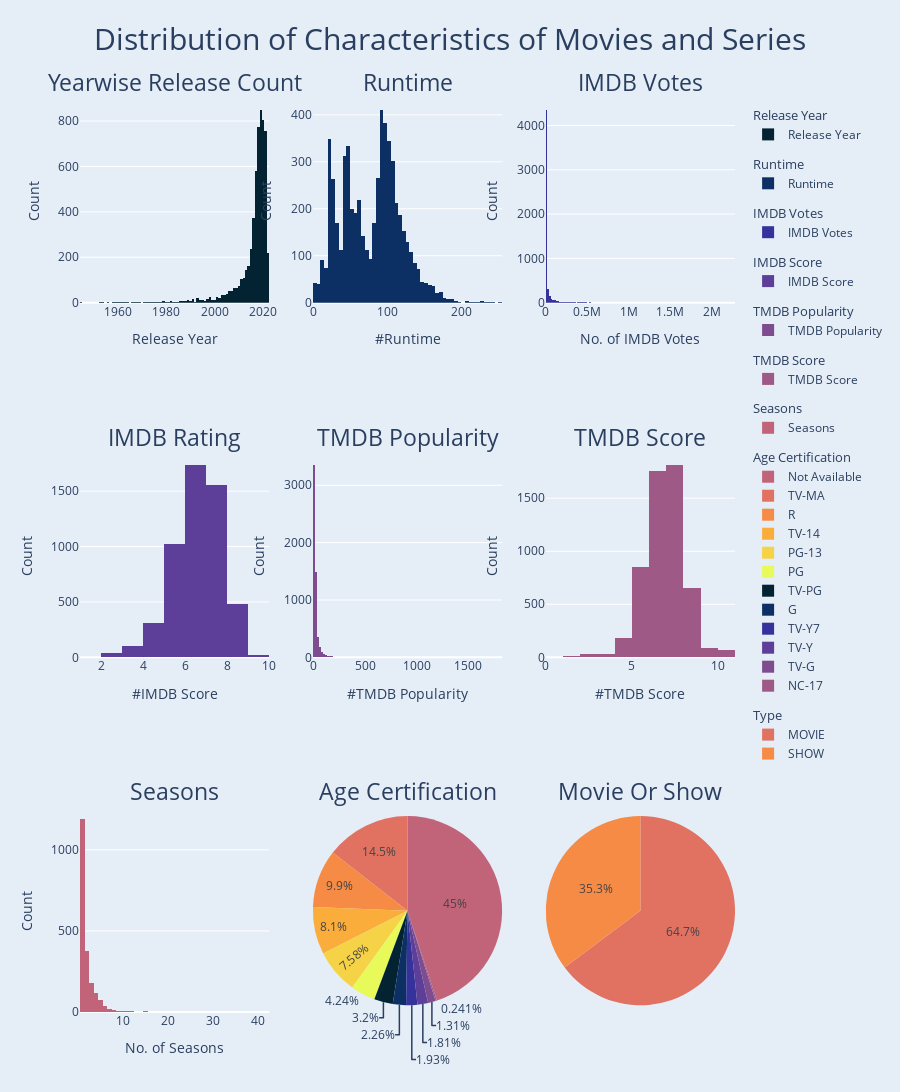

The code cell stored with this chart in its notebook:
### Markdown cell above
### Distribution of All the Features

### Code cell
palette = cycle(px.colors.sequential.thermal)

fig = sp.make_subplots(
    rows=3, cols=3,
    subplot_titles=[
        "Yearwise Release Count",
        "Runtime",
        "IMDB Votes",
        "IMDB Rating",
        "TMDB Popularity",
        "TMDB Score",
        "Seasons",
        "Age Certification",
        "Movie Or Show"],
    specs=[[{"type": "histogram"}, {"type": "histogram"}, {"type": "histogram"}],
           [{"type": "histogram"}, {"type": "histogram"}, {"type": "histogram"}],
           [{"type": "histogram"}, {"type": "pie"}, {"type": "pie"}]]
)

release_year = go.Histogram(
    x=df.release_year,
    name="Release Year",
    marker_color=next(palette),
    legendgroup="Release Year",
    legendgrouptitle_text="Release Year",
)

runtime = go.Histogram(
    x=df.runtime,
    nbinsx=int(df.__len__()/50),
    name="Runtime",
    marker_color=next(palette),
    legendgroup="Runtime",
    legendgrouptitle_text="Runtime",
)

imdb_votes = go.Histogram(
    x=df.imdb_votes,
    nbinsx=int(df.__len__()/50),
    name="IMDB Votes",
    marker_color=next(palette),
    legendgroup="IMDB Votes",
    legendgrouptitle_text="IMDB Votes",
)

imdb_score = go.Histogram(
    x=df.imdb_score,
    nbinsx=10,
    name="IMDB Score",
    marker_color=next(palette),
    legendgroup="IMDB Score",
    legendgrouptitle_text="IMDB Score",
)

tmdb_popularity = go.Histogram(
    x=df.tmdb_popularity,
    name="TMDB Popularity",
    nbinsx=int(df.__len__()/50),
    marker_color=next(palette),
    legendgroup="TMDB Popularity",
    legendgrouptitle_text="TMDB Popularity",
)

tmdb_score = go.Histogram(
    x=df.tmdb_score,
    name="TMDB Score",
    nbinsx=10,
    marker_color=next(palette),
    legendgroup="TMDB Score",
    legendgrouptitle_text="TMDB Score",
)

seasons = go.Histogram(
    x=df.seasons,
    name="Seasons",
    marker_color=next(palette),
    legendgroup="Seasons",
    legendgrouptitle_text="Seasons",
)

age_certification_counts = df.age_certification.value_counts()
age_certification_counts["Not Available"] = df.age_certification.isna().sum()
age_certification_dict = age_certification_counts.to_dict()

age_certification = go.Pie(
    labels=list(age_certification_dict.keys()),
    values=list(age_certification_dict.values()),
    name="Age Certification",
    hoverinfo="label+value+percent",
    marker_colors=[next(palette) for i in range(len(age_certification_dict))],
    legendgroup="Age Certification",
    legendgrouptitle_text="Age Certification",
)

type_counts = df.type.value_counts().to_dict()

type_ = go.Pie(
    labels=list(type_counts.keys()),
    values=list(type_counts.values()),
    name="Type",
    hoverinfo="label+value+percent",
    marker_colors=[next(palette) for i in range(len(type_counts))],
    legendgroup="Type",
    legendgrouptitle_text="Type",
)

fig.add_trace(release_year, row=1, col=1)
fig.update_xaxes(title_text="Release Year", row=1, col=1)
fig.update_yaxes(title_text="Count", row=1, col=1)

fig.add_trace(runtime, row=1, col=2)
fig.update_xaxes(title_text="#Runtime", row=1, col=2)
fig.update_yaxes(title_text="Count", row=1, col=2)

fig.add_trace(imdb_votes, row=1, col=3)
fig.update_xaxes(title_text="No. of IMDB Votes", row=1, col=3)
fig.update_yaxes(title_text="Count", row=1, col=3)

fig.add_trace(imdb_score, row=2, col=1)
fig.update_xaxes(title_text="#IMDB Score", row=2, col=1)
fig.update_yaxes(title_text="Count", row=2, col=1)

fig.add_trace(tmdb_popularity, row=2, col=2)
fig.update_xaxes(title_text="#TMDB Popularity", row=2, col=2)
fig.update_yaxes(title_text="Count", row=2, col=2)

fig.add_trace(tmdb_score, row=2, col=3)
fig.update_xaxes(title_text="#TMDB Score", row=2, col=3)
fig.update_yaxes(title_text="Count", row=2, col=3)  

fig.add_trace(seasons, row=3, col=1)
fig.update_xaxes(title_text="No. of Seasons", row=3, col=1)
fig.update_yaxes(title_text="Count", row=3, col=1)

fig.add_trace(age_certification, row=3, col=2)

fig.add_trace(type_, row=3, col=3)

fig.update_annotations(font_size=23)

fig.update_layout(
    template="plotly",
    height=1400,
)

fig.update(
    layout_title_text="Distribution of Characteristics of Movies and Series",
    layout_title_font_size=30,
    layout_title_x=0.5,
    layout_paper_bgcolor='rgb(229, 237, 247)',
    layout_plot_bgcolor='rgb(229, 237, 247)',
)

fig.show()

### Figure 1 — Plotly figure (JSON) as saved in the notebook; plotly's stock layout.template omitted (floating-point values rounded to 4 significant figures; data arrays with more than 128 entries replaced by an {"elided": "..."} marker saying what was removed)
{"data": [{"legendgroup": "Release Year", "legendgrouptitle": {"text": "Release Year"}, "marker": {"color": "rgb(3, 35, 51)"}, "name": "Release Year", "type": "histogram", "x": {"elided": "5806 int values"}, "xaxis": "x", "yaxis": "y"}, {"legendgroup": "Runtime", "legendgrouptitle": {"text": "Runtime"}, "marker": {"color": "rgb(13, 48, 100)"}, "name": "Runtime", "nbinsx": 116, "type": "histogram", "x": {"elided": "5806 int values"}, "xaxis": "x2", "yaxis": "y2"}, {"legendgroup": "IMDB Votes", "legendgrouptitle": {"text": "IMDB Votes"}, "marker": {"color": "rgb(53, 50, 155)"}, "name": "IMDB Votes", "nbinsx": 116, "type": "histogram", "x": {"elided": "5806 int values"}, "xaxis": "x3", "yaxis": "y3"}, {"legendgroup": "IMDB Score", "legendgrouptitle": {"text": "IMDB Score"}, "marker": {"color": "rgb(93, 62, 153)"}, "name": "IMDB Score", "nbinsx": 10, "type": "histogram", "x": {"elided": "5806 float values"}, "xaxis": "x4", "yaxis": "y4"}, {"legendgroup": "TMDB Popularity", "legendgrouptitle": {"text": "TMDB Popularity"}, "marker": {"color": "rgb(126, 77, 143)"}, "name": "TMDB Popularity", "nbinsx": 116, "type": "histogram", "x": {"elided": "5806 float values"}, "xaxis": "x5", "yaxis": "y5"}, {"legendgroup": "TMDB Score", "legendgrouptitle": {"text": "TMDB Score"}, "marker": {"color": "rgb(158, 89, 135)"}, "name": "TMDB Score", "nbinsx": 10, "type": "histogram", "x": {"elided": "5806 float values"}, "xaxis": "x6", "yaxis": "y6"}, {"legendgroup": "Seasons", "legendgrouptitle": {"text": "Seasons"}, "marker": {"color": "rgb(193, 100, 121)"}, "name": "Seasons", "type": "histogram", "x": {"elided": "5806 int values"}, "xaxis": "x7", "yaxis": "y7"}, {"domain": {"x": [0.3556, 0.6444], "y": [0, 0.2222]}, "hoverinfo": "label+value+percent", "labels": ["TV-MA", "R", "TV-14", "PG-13", "PG", "TV-PG", "G", "TV-Y7", "TV-Y", "TV-G", "NC-17", "Not Available"], "legendgroup": "Age Certification", "legendgrouptitle": {"text": "Age Certification"}, "marker": {"colors": ["rgb(225, 113, 97)", "rgb(246, 139, 69)", "rgb(251, 173, 60)", "rgb(246, 211, 70)", "rgb(231, 250, 90)", "rgb(3, 35, 51)", "rgb(13, 48, 100)", "rgb(53, 50, 155)", "rgb(93, 62, 153)", "rgb(126, 77, 143)", "rgb(158, 89, 135)", "rgb(193, 100, 121)"]}, "name": "Age Certification", "type": "pie", "values": [841, 575, 470, 440, 246, 186, 131, 112, 105, 76, 14, 2610]}, {"domain": {"x": [0.7111, 1], "y": [0, 0.2222]}, "hoverinfo": "label+value+percent", "labels": ["MOVIE", "SHOW"], "legendgroup": "Type", "legendgrouptitle": {"text": "Type"}, "marker": {"colors": ["rgb(225, 113, 97)", "rgb(246, 139, 69)"]}, "name": "Type", "type": "pie", "values": [3759, 2047]}], "layout": {"annotations": [{"font": {"size": 23}, "showarrow": false, "text": "Yearwise Release Count", "x": 0.1444, "xanchor": "center", "xref": "paper", "y": 1, "yanchor": "bottom", "yref": "paper"}, {"font": {"size": 23}, "showarrow": false, "text": "Runtime", "x": 0.5, "xanchor": "center", "xref": "paper", "y": 1, "yanchor": "bottom", "yref": "paper"}, {"font": {"size": 23}, "showarrow": false, "text": "IMDB Votes", "x": 0.8556, "xanchor": "center", "xref": "paper", "y": 1, "yanchor": "bottom", "yref": "paper"}, {"font": {"size": 23}, "showarrow": false, "text": "IMDB Rating", "x": 0.1444, "xanchor": "center", "xref": "paper", "y": 0.6111, "yanchor": "bottom", "yref": "paper"}, {"font": {"size": 23}, "showarrow": false, "text": "TMDB Popularity", "x": 0.5, "xanchor": "center", "xref": "paper", "y": 0.6111, "yanchor": "bottom", "yref": "paper"}, {"font": {"size": 23}, "showarrow": false, "text": "TMDB Score", "x": 0.8556, "xanchor": "center", "xref": "paper", "y": 0.6111, "yanchor": "bottom", "yref": "paper"}, {"font": {"size": 23}, "showarrow": false, "text": "Seasons", "x": 0.1444, "xanchor": "center", "xref": "paper", "y": 0.2222, "yanchor": "bottom", "yref": "paper"}, {"font": {"size": 23}, "showarrow": false, "text": "Age Certification", "x": 0.5, "xanchor": "center", "xref": "paper", "y": 0.2222, "yanchor": "bottom", "yref": "paper"}, {"font": {"size": 23}, "showarrow": false, "text": "Movie Or Show", "x": 0.8556, "xanchor": "center", "xref": "paper", "y": 0.2222, "yanchor": "bottom", "yref": "paper"}], "height": 1400, "paper_bgcolor": "rgb(229, 237, 247)", "plot_bgcolor": "rgb(229, 237, 247)", "title": {"font": {"size": 30}, "text": "Distribution of Characteristics of Movies and Series", "x": 0.5}, "xaxis": {"anchor": "y", "domain": [0, 0.2889], "title": {"text": "Release Year"}}, "xaxis2": {"anchor": "y2", "domain": [0.3556, 0.6444], "title": {"text": "#Runtime"}}, "xaxis3": {"anchor": "y3", "domain": [0.7111, 1], "title": {"text": "No. of IMDB Votes"}}, "xaxis4": {"anchor": "y4", "domain": [0, 0.2889], "title": {"text": "#IMDB Score"}}, "xaxis5": {"anchor": "y5", "domain": [0.3556, 0.6444], "title": {"text": "#TMDB Popularity"}}, "xaxis6": {"anchor": "y6", "domain": [0.7111, 1], "title": {"text": "#TMDB Score"}}, "xaxis7": {"anchor": "y7", "domain": [0, 0.2889], "title": {"text": "No. of Seasons"}}, "yaxis": {"anchor": "x", "domain": [0.7778, 1], "title": {"text": "Count"}}, "yaxis2": {"anchor": "x2", "domain": [0.7778, 1], "title": {"text": "Count"}}, "yaxis3": {"anchor": "x3", "domain": [0.7778, 1], "title": {"text": "Count"}}, "yaxis4": {"anchor": "x4", "domain": [0.3889, 0.6111], "title": {"text": "Count"}}, "yaxis5": {"anchor": "x5", "domain": [0.3889, 0.6111], "title": {"text": "Count"}}, "yaxis6": {"anchor": "x6", "domain": [0.3889, 0.6111], "title": {"text": "Count"}}, "yaxis7": {"anchor": "x7", "domain": [0, 0.2222], "title": {"text": "Count"}}}}
